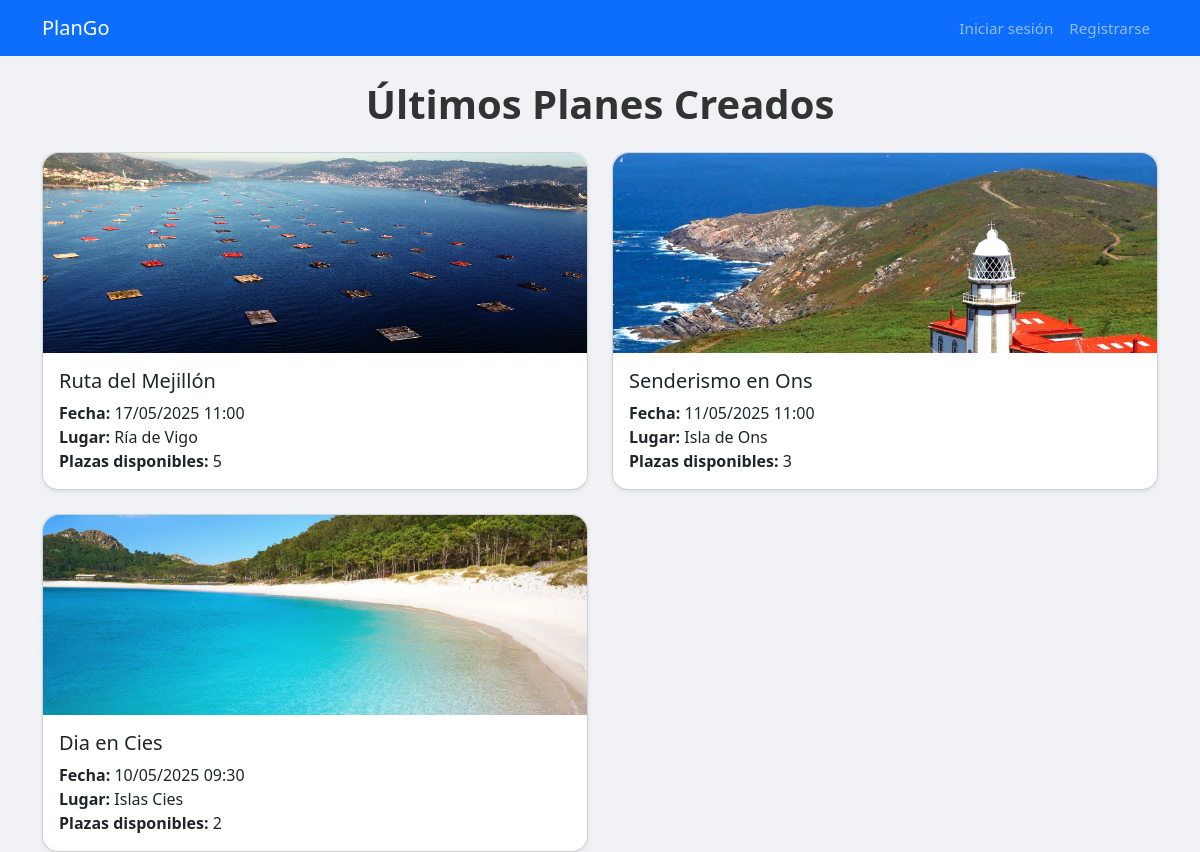
The page / on the database its author committed.
### planes/models.py (models this page shows, shortened)
class Plan(models.Model):
    titulo = models.CharField(max_length=100)
    descripcion = models.TextField()
    fecha = models.DateTimeField()
    lugar = models.CharField(max_length=100)
    plazas_disponibles = models.IntegerField(default=1)
    creador = models.ForeignKey(User, on_delete=models.CASCADE, related_name='planes_creados')
    participantes = models.ManyToManyField(User, related_name='planes_unidos', blank=True)
    imagen = models.ImageField(upload_to='planes_img/', blank=True, null=True)  # 👈 NUEVO

### planes/views.py (the view)
# urls.py: path('', views.landing, name='landing'),
def landing(request):
    planes = Plan.objects.all().order_by('-fecha')
    return render(request, 'landing.html', {'planes': planes})

### templates/landing.html (shortened to what this page needs)
<!DOCTYPE html>
<html lang="es">
<head>
    <link href="https://cdn.jsdelivr.net/npm/bootstrap@5.3.3/dist/css/bootstrap.min.css" rel="stylesheet">
</head>
<body>
<nav class="navbar navbar-expand-lg navbar-dark bg-primary mb-4">
    <div class="container">
        <a class="navbar-brand" href="/">PlanGo</a>
        <div class="collapse navbar-collapse justify-content-end align-items-center">
            <ul class="navbar-nav align-items-center">
                {% if user.is_authenticated %}
                    <li class="nav-item">
                        <a class="nav-link" href="{% url 'panel_usuario' %}">Mi Panel</a>
                    </li>
                    <li class="nav-item">
                        <form method="post" action="{% url 'logout' %}" class="d-flex align-items-center ms-2">
                            {% csrf_token %}
                            <button type="submit" class="btn-link-logout">Cerrar sesión</button>
                        </form>
                    </li>
                {% else %}
                    <li class="nav-item">
                        <a class="nav-link" href="{% url 'login' %}">Iniciar sesión</a>
                    </li>
                    <li class="nav-item">
                        <a class="nav-link" href="{% url 'registro' %}">Registrarse</a>
                    </li>
                {% endif %}
            </ul>
        </div>
    </div>
</nav>
<div class="container">
    <h1 class="mb-4 text-center">Últimos Planes Creados</h1>
    {% if planes %}
        <div class="row row-cols-1 row-cols-md-2 g-4">
            {% for plan in planes %}
            <div class="col">
                <div class="card h-100 shadow-sm">
                    {% if plan.imagen %}
                        <img src="{{ plan.imagen.url }}" class="card-img-top" style="object-fit: cover; height: 200px;" alt="Imagen del plan">
                    {% endif %}
                    <div class="card-body">
                        <h5 class="card-title">{{ plan.titulo }}</h5>
                        <p class="card-text">
                            <strong>Fecha:</strong> {{ plan.fecha|date:"d/m/Y H:i" }}<br>
                            <strong>Lugar:</strong> {{ plan.lugar }}<br>
                            <strong>Plazas disponibles:</strong> {{ plan.plazas_disponibles }}
                        </p>
                    </div>
                </div>
            </div>
            {% endfor %}
        </div>
    {% else %}
        <div class="alert alert-info text-center">Aún no hay planes publicados.</div>
    {% endif %}
</div>
</body>
</html>

### templates/landing.html (style rules this page uses)
body { background-color: #f0f2f5; }
.navbar .nav-link { font-size: 0.95rem; }
.card { border-radius: 1rem; }
.card-img-top { border-top-left-radius: 1rem; border-top-right-radius: 1rem; }
h1 { font-weight: 600; color: #333; }

### rows shown on the page
Plan: imagen (picture), titulo "Ruta del Mejillón", fecha "17/05/2025 11:00", lugar "Ría de Vigo", plazas_disponibles "5"
Plan: imagen (picture), titulo "Senderismo en Ons", fecha "11/05/2025 11:00", lugar "Isla de Ons", plazas_disponibles "3"
Plan: imagen (picture), titulo "Dia en Cies", fecha "10/05/2025 09:30", lugar "Islas Cies", plazas_disponibles "2"
